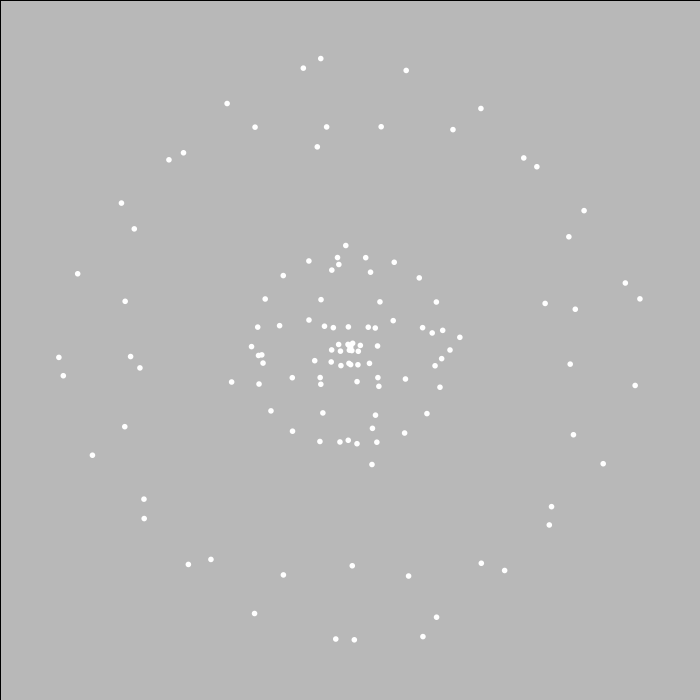
Frame 1 (no input)
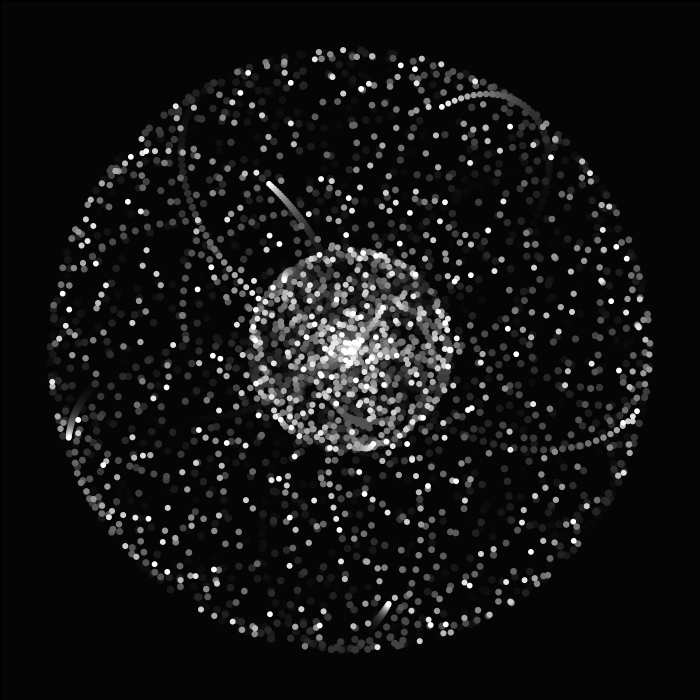
Frame 60 (the mouse pressed at the canvas centre just before this capture)
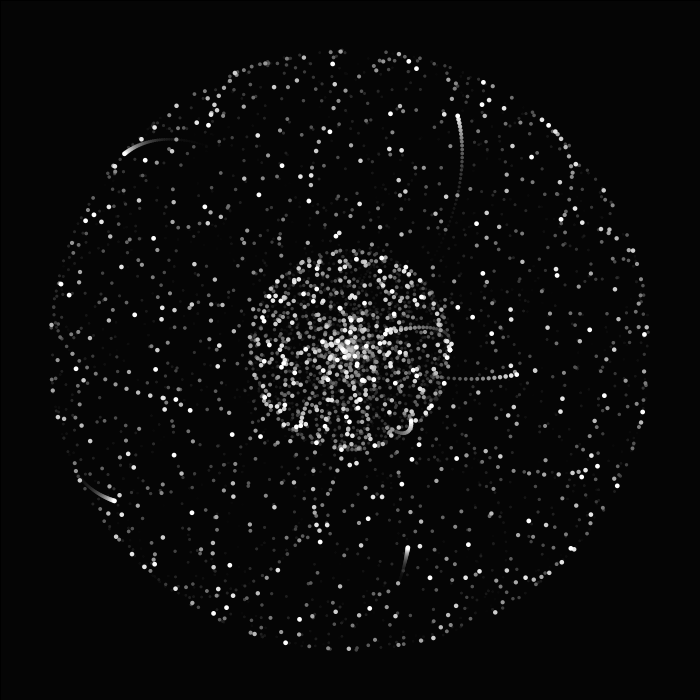
Frame 120 (the mouse held since frame 60 and released just before this capture)

The Processing sketch that drew these frames (run headless with seeded random() and noise(); from frame 60 on, the mouse is pressed at the canvas centre):

// Processing sketch: processing_133421
// ── processing_133421.pde

float resolution;
float radius = 100;
float circleX;
float circleY;
float rotation = 0;
float circles;
float circleW;
float circleH;
float offset;

void setup() {
  size(700, 700);
  //background(255);
  circleX = 0;
  circleY = 0;
}

void draw() {
  fill(0,0,0,25);
  rect(0,0,width,height);
  //background(0);
  translate(width/2, height/2);
  fill(255);
  noStroke();
  //stroke(0);
  offset++;

  resolution = map(sin(offset*0.0005), -1, 1, 50, 200);
  //resolution = 50;
  circles = 400;
  
  //map(sin(offset*0.0005), -1, 1, 50, 200);
  
  circleW = map(sin(offset*0.05), -1, 1, 3, 8);
  circleH = map(sin(offset*0.05), -1, 1, 3, 8);

  for (int i = 0; i < resolution; i++) {

    float scale = 200;

    float waveAngle = map(i, 0, resolution, 0, TWO_PI * circles); //number of circles
    float waveOffset = sin(waveAngle) * scale;  //scale the -1 to 1 up

    float angle = map(i, 0, resolution, 0, TWO_PI * 156); //multiply for weirdness
    //float angle = map(i, 0, resolution, 0, TWO_PI * mouseX);

    float circleOffsetX = cos(angle) * (radius + waveOffset); //xposition
    float circleOffsetY = sin(angle) * (radius + waveOffset); //yposition

    float x = circleX + circleOffsetX;
    float y = circleY + circleOffsetY;
    
    ellipse(x, y, circleW, circleH);

  }
  //endShape(CLOSE);
}
